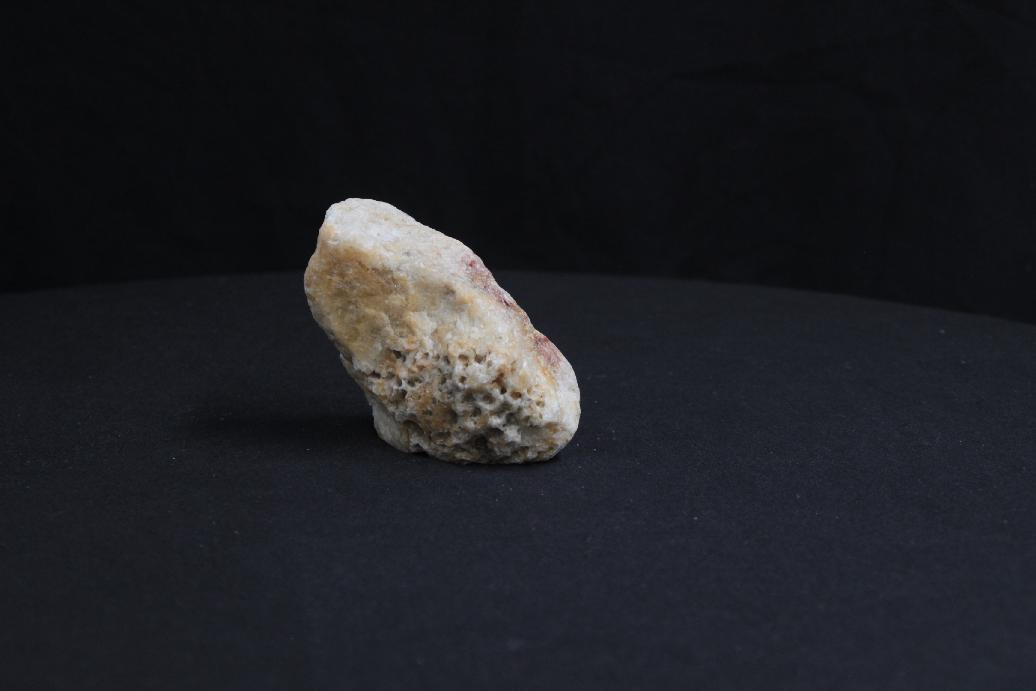
//> input picture 06_grabCut/3dIMG_ 2_resize.jpg, 1036 x 691 px
$ ./06_grabCut   (built with g++ and OpenCV 4)
//> lines starting //> are read from the running program, lines starting //| are printed output that depends on the picture; after the words box and inside, x2 and y2 are one past the last pixel; in counts of white or black regions, pixels touching at a corner belong together
### 06_grabCut/stdafx.h
// stdafx.h : 标准系统包含文件的包含文件，
// 或是经常使用但不常更改的
// 特定于项目的包含文件
//

#pragma once

#include "targetver.h"

#include <stdio.h>
#include <tchar.h>


// TODO:  在此处引用程序需要的其他头文件

### 06_grabCut/06_grabCut.cpp
// 06_grabCut.cpp : 定义控制台应用程序的入口点。
//

#include "stdafx.h"
#include <opencv2/opencv.hpp>
#include <iostream>
using namespace std;
using namespace cv;

static void getBinMask(const Mat& comMask, Mat& binMask)
{
	if (comMask.empty() || comMask.type() != CV_8UC1)
		CV_Error(CV_StsBadArg, "comMask is empty or has incorrect type (not CV_8UC1)");
	if (binMask.empty() || binMask.rows != comMask.rows || binMask.cols != comMask.cols)
		binMask.create(comMask.size(), CV_8UC1);
	binMask = comMask & 1;
	medianBlur(binMask, binMask, 6 * 2 + 1); //去除噪声
}

int main()
{

	Rect rect(170, 150, 700 - 170, 500 - 150);
	Mat src = imread("3dIMG_ 2_resize.jpg");
//> src is the input picture: 691 rows x 1036 cols, CV_8UC3; mean B, G, R 36.3, 31.6, 30.8
	//Rect rect(480, 300, 1350 - 480, 900 - 300);
	//Mat src = imread("64_复杂背景.jpg");
	Mat src_lab;
	cvtColor(src, src_lab, CV_BGR2Lab); //实验转换到LAB空间
//> src_lab: 691 rows x 1036 cols, CV_8UC3; mean of channels 0, 1, 2 30.4, 128.9, 124.7

	Mat dst_rgb_it3,bgModel,fgdModel,mask,binMask,dst_rgb_it3_it3;
	//得到的mask里只有最后两位有值，最后一位为1代表是前景，倒数第二位为1代表可能是前景，就是自己画的矩形
	grabCut(src, mask, rect, bgModel, fgdModel, 3, GC_INIT_WITH_RECT); //最好是在release下，debug太慢
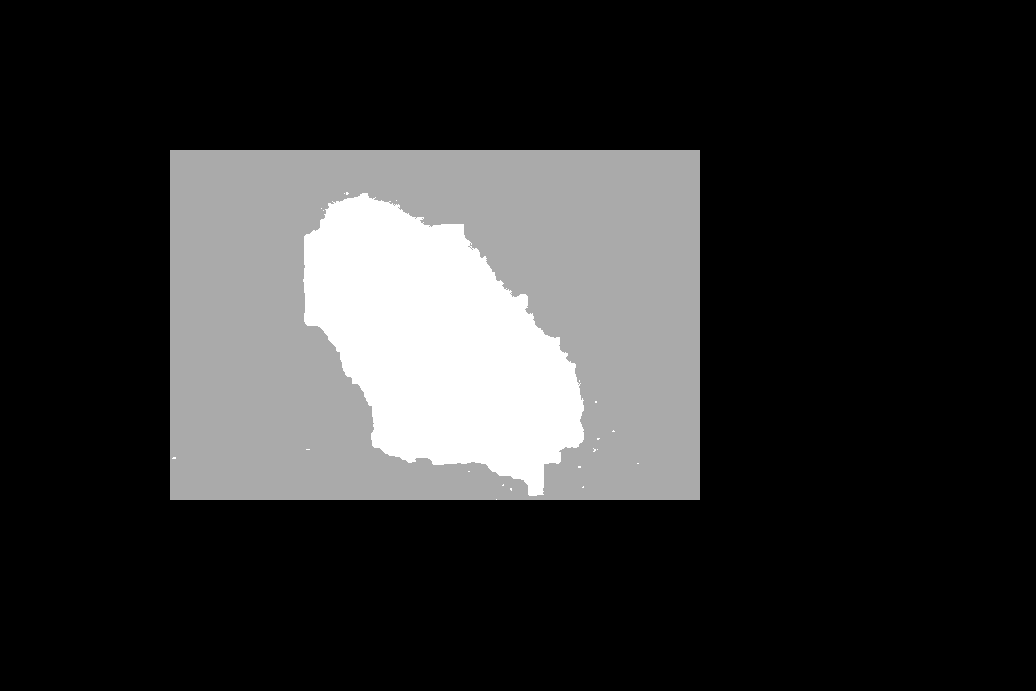
//> mask: 691 rows x 1036 cols, CV_8UC1; min 0, max 3, mean 0.591; drawn with min black and max white
//> bgModel = 65 values, max 48.03 at index 17, min 0.135 at index 1, mean 9.29; fgdModel = 65 values, max 578.6 at index 20, min 0.0188 at index 1, mean 197.3
	getBinMask(mask, binMask);
//> in getBinMask, `binMask = comMask & 1;`: binMask: 691 rows x 1036 cols, CV_8UC1; values 0 (black) and 1 (white), 7.3% white; 21 white regions (20 under 20 px), largest, box (x1, y1, x2, y2) and area: (303, 193, 584, 496) 51937
	//binMask = mask.clone(); //必须只取最低位的mask，否则就是直接指定的矩形取到
	binMask.convertTo(binMask, CV_8UC1, 255.0);
//> binMask: 691 rows x 1036 cols, CV_8UC1; 7.2% white; 1 white region, box (x1, y1, x2, y2) and area: (304, 194, 584, 496) 51888
	src.copyTo(dst_rgb_it3,binMask);
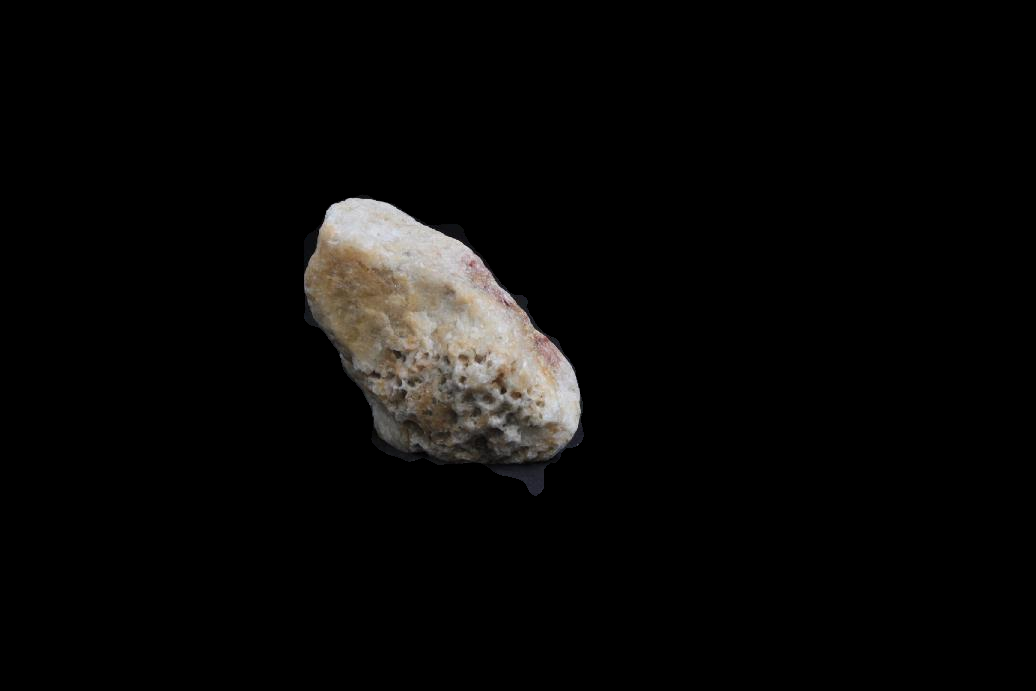
//> dst_rgb_it3: 691 rows x 1036 cols, CV_8UC3; mean B, G, R 8.1, 8.8, 9.4

	//基础的使用到这里就结束了

	//对比lab空间迭代3次的效果（可以看到lab空间进行运算通常也有不小的提升）
	Mat dst_lab_it3, bgModel_lab, fgdModel_lab, mask_lab, binMask_lab, dst_lab_it3_it3;
	grabCut(src_lab, mask_lab, rect, bgModel_lab, fgdModel_lab, 3, GC_INIT_WITH_RECT);
//> bgModel_lab = 65 values, max 129.8 at index 6, min -1.21 at index 31, mean 21.67; fgdModel_lab = 65 values, max 535 at index 38, min -43.16 at index 58, mean 46.88
	getBinMask(mask_lab, binMask_lab);
//> in getBinMask (call 2), `binMask = comMask & 1;`: binMask: 691 rows x 1036 cols, CV_8UC1; values 0 (black) and 1 (white), 6.8% white; 39 white regions (38 under 20 px), largest, box (x1, y1, x2, y2) and area: (303, 196, 584, 465) 48726
//> in getBinMask (call 2), `medianBlur(binMask, binMask, 6 * 2 + 1);`: binMask: 691 rows x 1036 cols, CV_8UC1; values 0 (black) and 1 (white), 6.8% white; 1 white region, box (x1, y1, x2, y2) and area: (304, 197, 583, 464) 48691
	binMask_lab.convertTo(binMask_lab, CV_8UC1, 255.0);
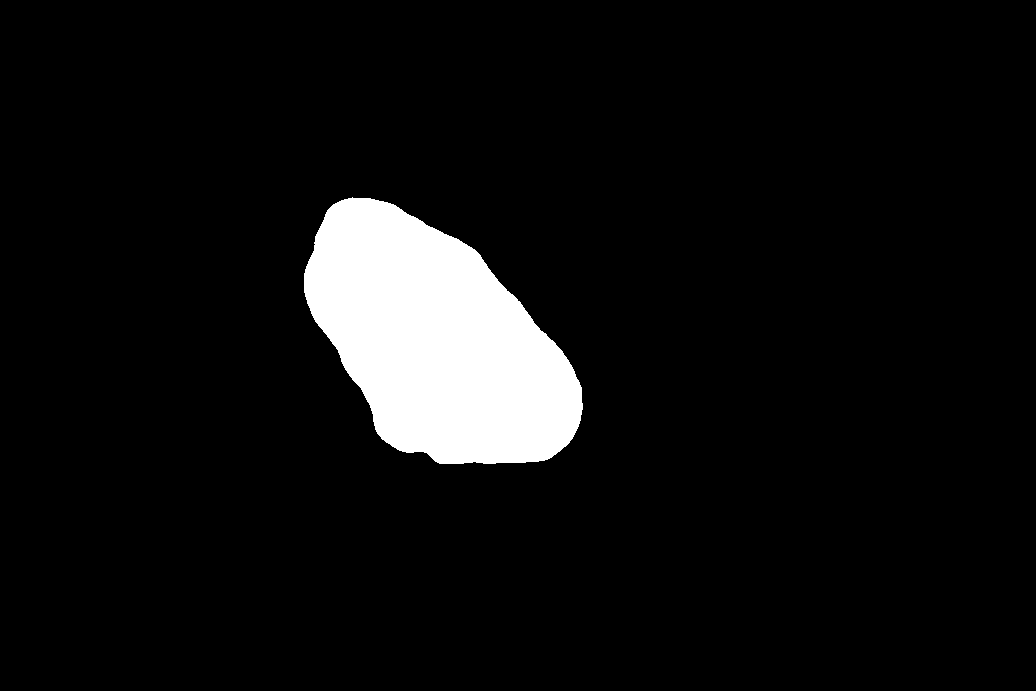
//> binMask_lab: 691 rows x 1036 cols, CV_8UC1; 6.8% white; 1 white region, box (x1, y1, x2, y2) and area: (304, 197, 583, 464) 48691
	src.copyTo(dst_lab_it3, binMask_lab);


	//在之前的基础上继续迭代(可以看到效果好了很多)
	grabCut(src, mask, rect, bgModel, fgdModel, 3, GC_INIT_WITH_RECT);
//> mask: 691 rows x 1036 cols, CV_8UC1; 134 pixels changed, all inside (x1, y1, x2, y2) = (309, 224, 549, 479)
//> bgModel = 65 values, max 48.03 at index 11, min 0.135 at index 4, mean 9.3; fgdModel = 65 values, max 862.8 at index 46, min 0.0176 at index 0, mean 182.5
	getBinMask(mask, binMask);
	//binMask = mask.clone(); //必须只取最低位的mask，否则就是直接指定的矩形取到
	binMask.convertTo(binMask, CV_8UC1, 255.0);
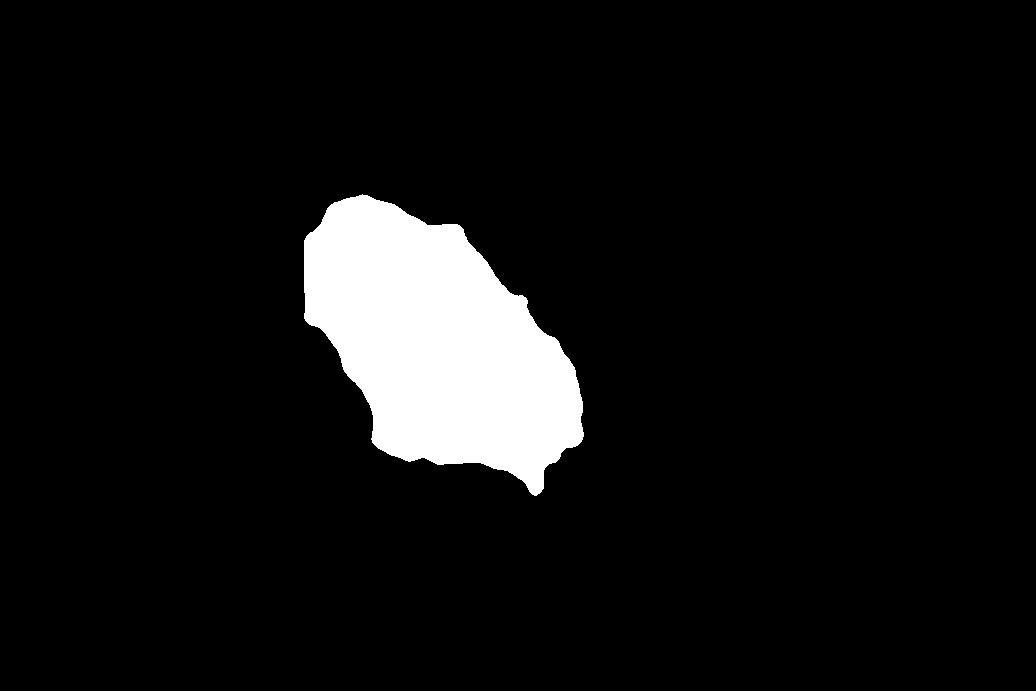
//> binMask: 691 rows x 1036 cols, CV_8UC1; 7.2% white; 1 white region, box (x1, y1, x2, y2) and area: (304, 194, 584, 496) 51777
	src.copyTo(dst_rgb_it3_it3, binMask);

	//对比直接迭代6次（发现效果还是有不小区别的。。）
	Mat bgModel_1, fgdModel_1, mask_1, binMask_1, dst_rgb_it6;
	grabCut(src, mask_1, rect, bgModel_1, fgdModel_1, 6, GC_INIT_WITH_RECT);
//> bgModel_1 = 65 values, max 46.12 at index 14, min 0.0223 at index 1, mean 12.65; fgdModel_1 = 65 values, max 673.4 at index 46, min 0.0258 at index 3, mean 179.3
	getBinMask(mask_1, binMask_1);
//> in getBinMask (call 4), `binMask = comMask & 1;`: binMask: 691 rows x 1036 cols, CV_8UC1; values 0 (black) and 1 (white), 6.8% white; 28 white regions (27 under 20 px), largest, box (x1, y1, x2, y2) and area: (304, 198, 583, 465) 48670
//> in getBinMask (call 4), `medianBlur(binMask, binMask, 6 * 2 + 1);`:
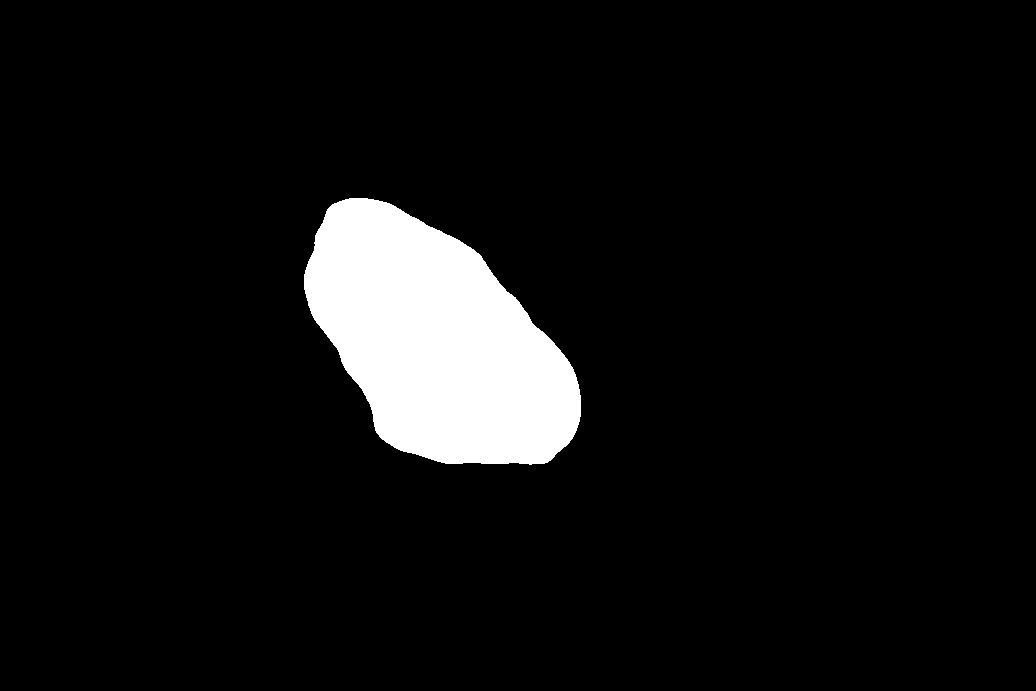
//> binMask: 691 rows x 1036 cols, CV_8UC1; values 0 (black) and 1 (white), 6.8% white; 1 white region, box (x1, y1, x2, y2) and area: (304, 198, 581, 465) 48628
	//binMask = mask.clone(); //必须只取最低位的mask，否则就是直接指定的矩形取到
	binMask_1.convertTo(binMask_1, CV_8UC1, 255.0);
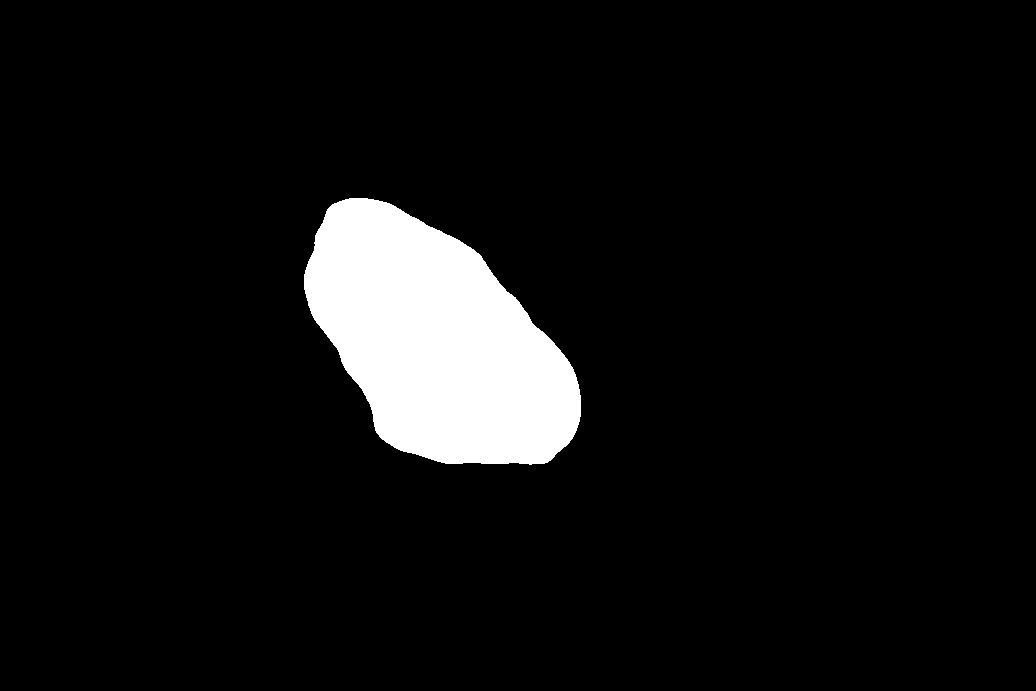
//> binMask_1: 691 rows x 1036 cols, CV_8UC1; 6.8% white; 1 white region, box (x1, y1, x2, y2) and area: (304, 198, 581, 465) 48628
	src.copyTo(dst_rgb_it6, binMask_1);


	//问题:继续迭代中，bgmodel和fbgmodel以及mask分别的作用?


	system("pause");
    return 0;
}

$ run again, with 06_grabCut/3dIMG_36_有缺口.jpg copied over 06_grabCut/3dIMG_ 2_resize.jpg
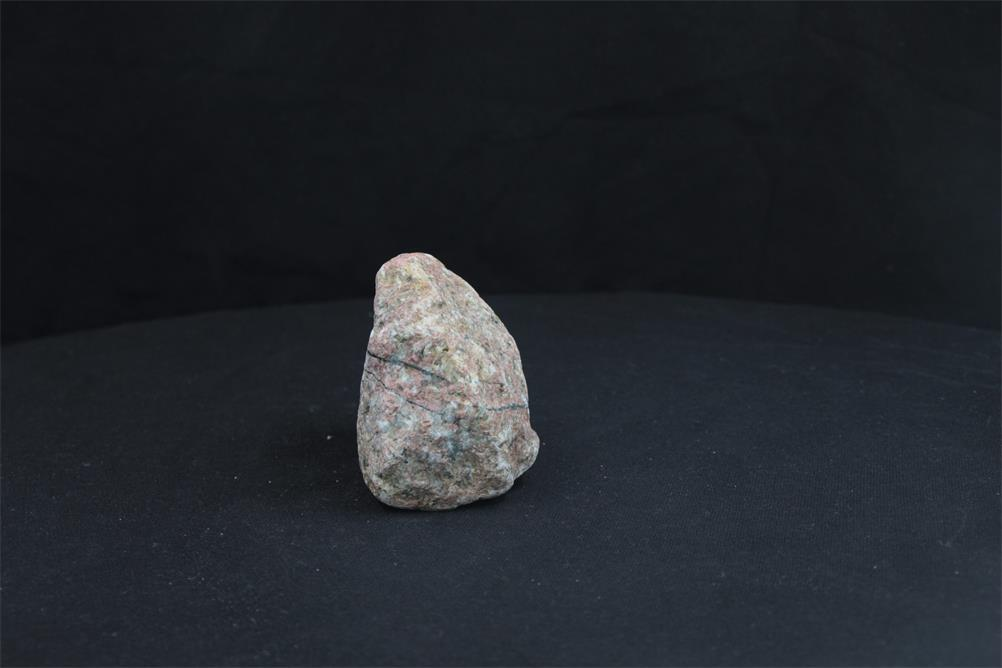
//> input picture 06_grabCut/3dIMG_36_有缺口.jpg, 1002 x 668 px
//> src is the input picture: 668 rows x 1002 cols, CV_8UC3; mean B, G, R 44.4, 38.9, 35.5
//> src_lab: 668 rows x 1002 cols, CV_8UC3; mean of channels 0, 1, 2 38.3, 128.2, 123.9
//> `grabCut(src, mask, rect, bgModel, fgdModel, 3, GC_INIT_WITH_RECT);`: bgModel = 65 values, max 58.6 at index 5, min 0.134 at index 3, mean 14.78; fgdModel = 65 values, max 389.6 at index 55, min 0 at index 1, mean 133.6
//> bgModel_lab = 65 values, max 128.9 at index 9, min -2.01 at index 22, mean 22.75; fgdModel_lab = 65 values, max 410.6 at index 38, min -32.88 at index 49, mean 42.68
//> `binMask_lab.convertTo(binMask_lab, CV_8UC1, 255.0);`:
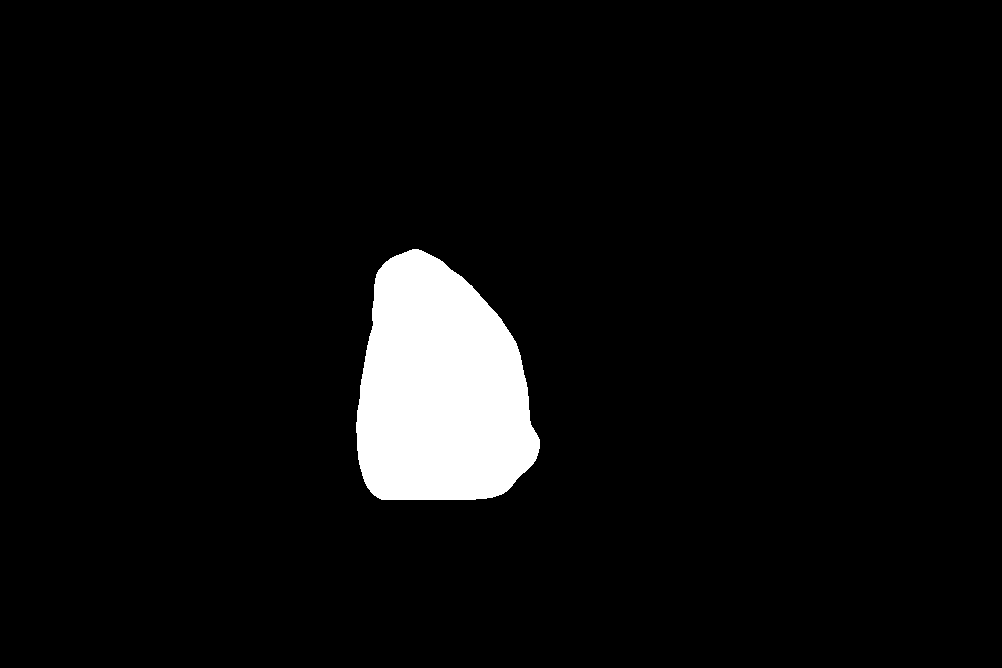
//> binMask_lab: 668 rows x 1002 cols, CV_8UC1; 5.3% white; 1 white region, box (x1, y1, x2, y2) and area: (356, 249, 540, 500) 35235
//> `grabCut(src, mask, rect, bgModel, fgdModel, 3, GC_INIT_WITH_RECT);`: bgModel = 65 values, max 58.51 at index 8, min 0.136 at index 0, mean 14.92; fgdModel = 65 values, max 406.9 at index 64, min 0 at index 0, mean 138.8
//> bgModel_1 = 65 values, max 58.43 at index 11, min 0.127 at index 3, mean 16.27; fgdModel_1 = 65 values, max 361.4 at index 29, min 0 at index 2, mean 142.4
//> `binMask_1.convertTo(binMask_1, CV_8UC1, 255.0);`:
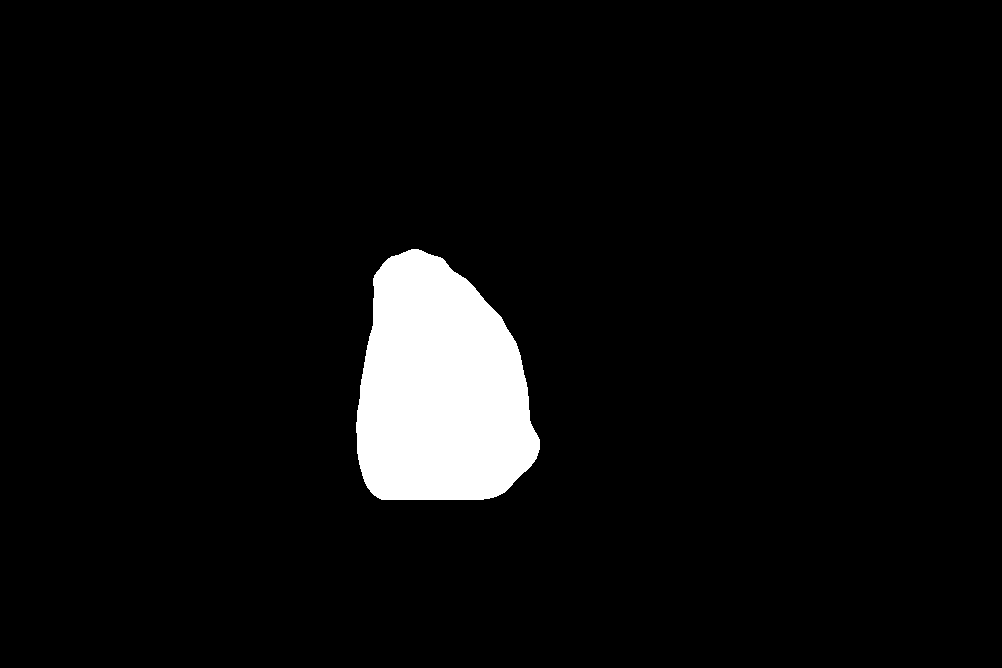
//> binMask_1: 668 rows x 1002 cols, CV_8UC1; 5.3% white; 1 white region, box (x1, y1, x2, y2) and area: (356, 249, 540, 500) 35371
